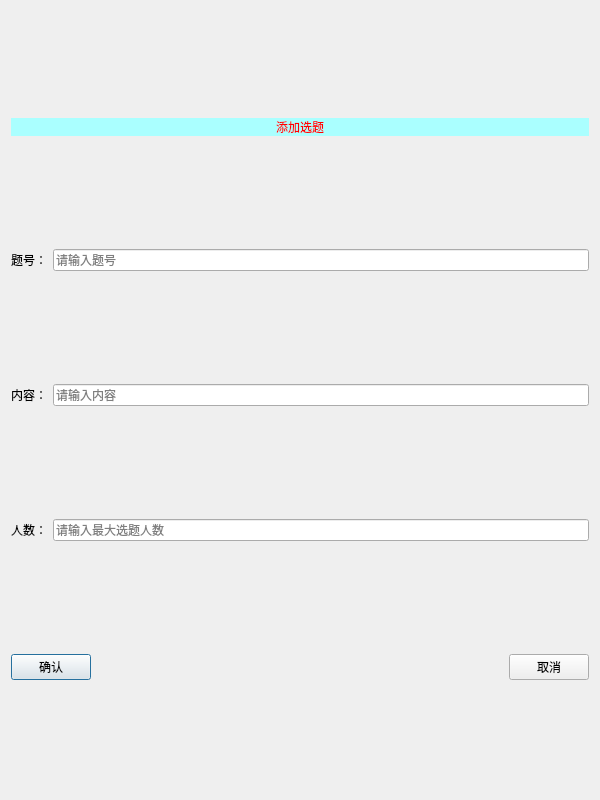
<?xml version="1.0" encoding="UTF-8"?>
<ui version="4.0">
 <class>Add_problem</class>
 <widget class="QDialog" name="Add_problem">
  <property name="geometry">
   <rect>
    <x>0</x>
    <y>0</y>
    <width>600</width>
    <height>800</height>
   </rect>
  </property>
  <property name="minimumSize">
   <size>
    <width>600</width>
    <height>800</height>
   </size>
  </property>
  <property name="maximumSize">
   <size>
    <width>600</width>
    <height>800</height>
   </size>
  </property>
  <property name="windowTitle">
   <string>添加选题</string>
  </property>
  <layout class="QVBoxLayout" name="verticalLayout">
   <item>
    <widget class="QLabel" name="label">
     <property name="sizePolicy">
      <sizepolicy hsizetype="Preferred" vsizetype="Fixed">
       <horstretch>0</horstretch>
       <verstretch>0</verstretch>
      </sizepolicy>
     </property>
     <property name="styleSheet">
      <string notr="true">font: 30pt &quot;微软雅黑&quot;;
color: rgb(255, 0, 0);
background-color: rgb(170, 255, 255);</string>
     </property>
     <property name="text">
      <string>添加选题</string>
     </property>
     <property name="alignment">
      <set>Qt::AlignCenter</set>
     </property>
    </widget>
   </item>
   <item>
    <layout class="QHBoxLayout" name="horizontalLayout">
     <item>
      <widget class="QLabel" name="number_c">
       <property name="styleSheet">
        <string notr="true">font: 14pt &quot;微软雅黑&quot;;</string>
       </property>
       <property name="text">
        <string>题号：</string>
       </property>
      </widget>
     </item>
     <item>
      <widget class="QLineEdit" name="number">
       <property name="styleSheet">
        <string notr="true">font: 14pt &quot;微软雅黑&quot;;</string>
       </property>
       <property name="placeholderText">
        <string>请输入题号</string>
       </property>
       <property name="clearButtonEnabled">
        <bool>true</bool>
       </property>
      </widget>
     </item>
    </layout>
   </item>
   <item>
    <layout class="QHBoxLayout" name="horizontalLayout_2">
     <item>
      <widget class="QLabel" name="content_2">
       <property name="styleSheet">
        <string notr="true">font: 14pt &quot;微软雅黑&quot;;</string>
       </property>
       <property name="text">
        <string>内容：</string>
       </property>
      </widget>
     </item>
     <item>
      <widget class="QLineEdit" name="content">
       <property name="sizePolicy">
        <sizepolicy hsizetype="Expanding" vsizetype="Fixed">
         <horstretch>0</horstretch>
         <verstretch>0</verstretch>
        </sizepolicy>
       </property>
       <property name="cursor">
        <cursorShape>IBeamCursor</cursorShape>
       </property>
       <property name="focusPolicy">
        <enum>Qt::StrongFocus</enum>
       </property>
       <property name="styleSheet">
        <string notr="true">font: 14pt &quot;微软雅黑&quot;;</string>
       </property>
       <property name="placeholderText">
        <string>请输入内容</string>
       </property>
       <property name="clearButtonEnabled">
        <bool>true</bool>
       </property>
      </widget>
     </item>
    </layout>
   </item>
   <item>
    <layout class="QHBoxLayout" name="horizontalLayout_3">
     <item>
      <widget class="QLabel" name="max_num_2">
       <property name="styleSheet">
        <string notr="true">font: 14pt &quot;微软雅黑&quot;;</string>
       </property>
       <property name="text">
        <string>人数：</string>
       </property>
      </widget>
     </item>
     <item>
      <widget class="QLineEdit" name="max_num">
       <property name="styleSheet">
        <string notr="true">font: 14pt &quot;微软雅黑&quot;;</string>
       </property>
       <property name="placeholderText">
        <string>请输入最大选题人数</string>
       </property>
       <property name="clearButtonEnabled">
        <bool>true</bool>
       </property>
      </widget>
     </item>
    </layout>
   </item>
   <item>
    <layout class="QHBoxLayout" name="horizontalLayout_4">
     <item>
      <widget class="QPushButton" name="btn_ok">
       <property name="styleSheet">
        <string notr="true">font: 14pt &quot;微软雅黑&quot;;</string>
       </property>
       <property name="text">
        <string>确认</string>
       </property>
      </widget>
     </item>
     <item>
      <spacer name="horizontalSpacer">
       <property name="orientation">
        <enum>Qt::Horizontal</enum>
       </property>
       <property name="sizeHint" stdset="0">
        <size>
         <width>40</width>
         <height>20</height>
        </size>
       </property>
      </spacer>
     </item>
     <item>
      <widget class="QPushButton" name="btn_cancel">
       <property name="styleSheet">
        <string notr="true">font: 14pt &quot;微软雅黑&quot;;</string>
       </property>
       <property name="text">
        <string>取消</string>
       </property>
      </widget>
     </item>
    </layout>
   </item>
  </layout>
 </widget>
 <resources/>
 <connections/>
</ui>
